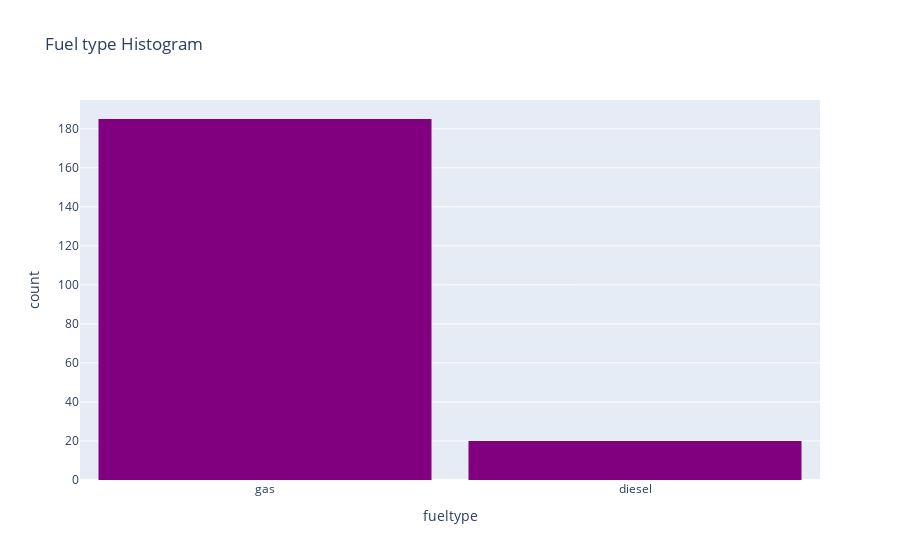

Notebook source saved alongside this figure:
### Markdown cell above
### Insights
1.Most of the cars are priced between 5k to 20k

2.Highest selling range is 7k-8k

### Code cell
# Fuel type Histogram 
fig = px.histogram(df_o, 
                   x=df_o.fueltype,
                   title='Fuel type Histogram',
                   color_discrete_sequence=['purple'])
fig.update_layout(bargap=0.1)
fig.show()

### Figure 1 — Plotly figure (JSON) as saved in the notebook; plotly's stock layout.template omitted (floating-point values rounded to 4 significant figures; data arrays with more than 128 entries replaced by an {"elided": "..."} marker saying what was removed)
{"data": [{"alignmentgroup": "True", "bingroup": "x", "hovertemplate": "fueltype=%{x}<br>count=%{y}<extra></extra>", "legendgroup": "", "marker": {"color": "purple", "pattern": {"shape": ""}}, "name": "", "offsetgroup": "", "orientation": "v", "showlegend": false, "type": "histogram", "x": {"elided": "205 str values"}, "xaxis": "x", "yaxis": "y"}], "layout": {"bargap": 0.1, "barmode": "relative", "legend": {"tracegroupgap": 0}, "title": {"text": "Fuel type Histogram"}, "xaxis": {"anchor": "y", "domain": [0, 1], "title": {"text": "fueltype"}}, "yaxis": {"anchor": "x", "domain": [0, 1], "title": {"text": "count"}}}}
